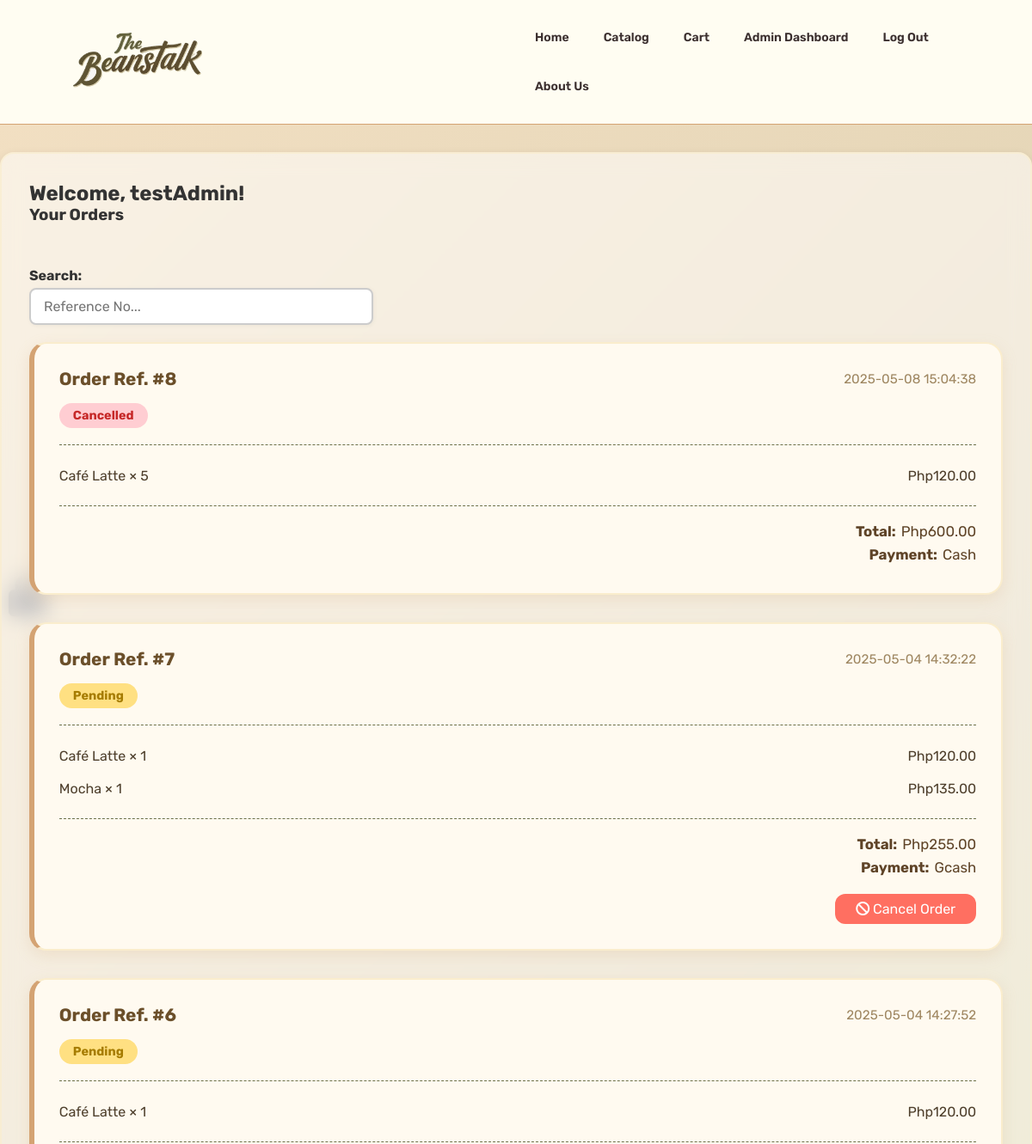
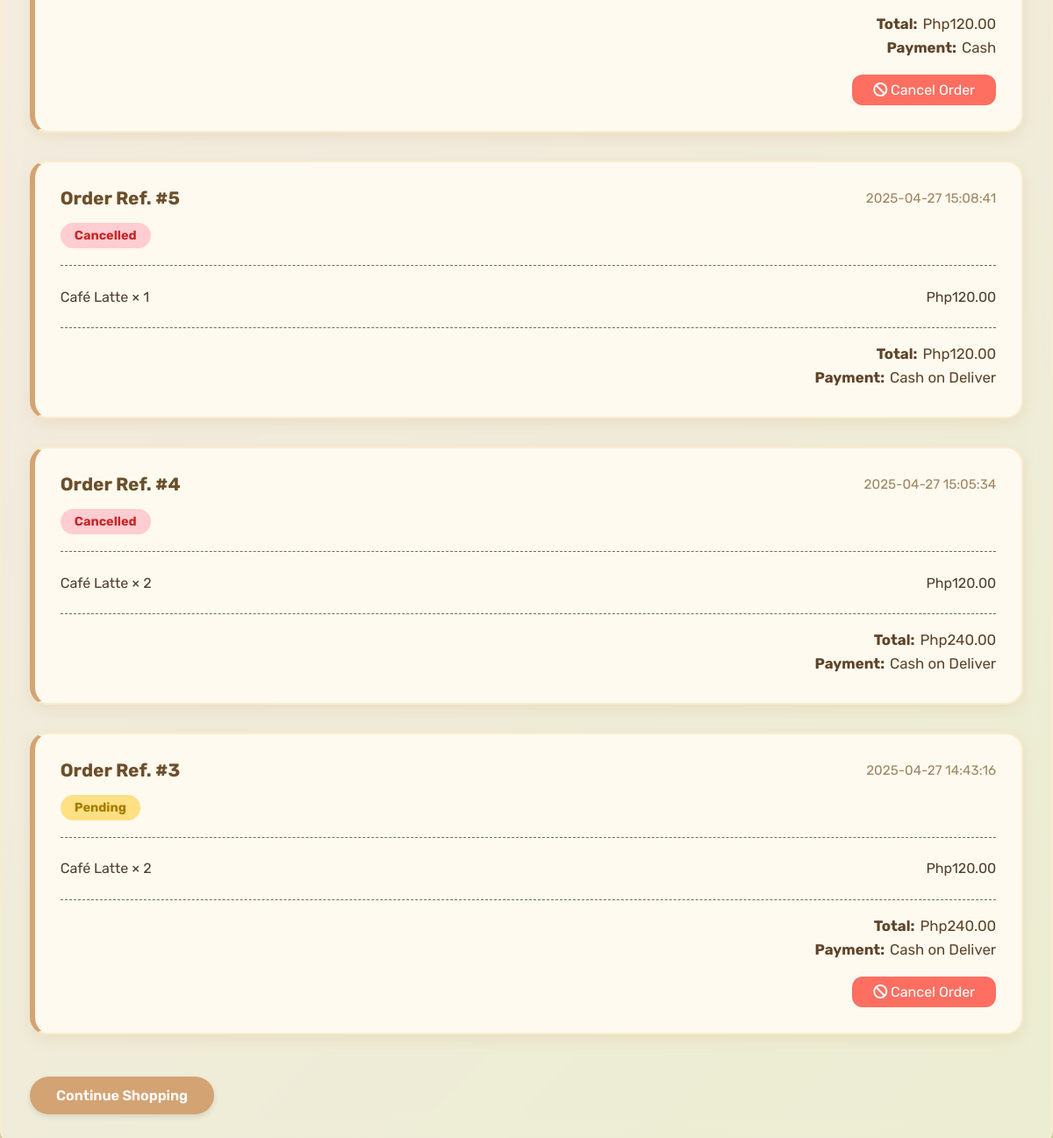
The page /customer/customer.php (signed in) on the database its author committed (2 pictures, top to bottom).
### tables this page shows
CREATE TABLE `order_items` (
  `orderItemID` int(11) NOT NULL,
  `orderID` int(11) NOT NULL,
  `itemID` int(11) NOT NULL,
  `quantity` int(11) NOT NULL,
  `priceAtPurchase` decimal(10,2) NOT NULL
);

CREATE TABLE `customer_orders` (
  `orderID` int(11) NOT NULL,
  `customerID` int(11) NOT NULL,
  `orderDatetime` timestamp NOT NULL DEFAULT current_timestamp(),
  `totalAmount` decimal(10,2) NOT NULL,
  `paymentMethod` varchar(50) DEFAULT NULL,
  `contactNumber` varchar(20) DEFAULT NULL,
  `status` varchar(20) DEFAULT 'Pending'
);

CREATE TABLE `menu_items` (
  `itemID` int(11) NOT NULL,
  `name` varchar(100) NOT NULL,
  `description` text DEFAULT NULL,
  `price` decimal(10,2) NOT NULL,
  `stock` int(11) DEFAULT 0,
  `image` varchar(255) DEFAULT 'default.jpg',
  `created_at` timestamp NOT NULL DEFAULT current_timestamp()
);

### includes/functions.inc.php (called while the page is built, shortened)
<?php
    function getCustomerOrders($conn, $userID): array {
        $sql = "SELECT co.orderID, co.orderDateTime, co.totalAmount, co.paymentMethod, co.status, oi.itemID, mi.name AS itemName, oi.quantity, oi.priceAtPurchase FROM customer_orders co JOIN order_items oi ON co.orderID = oi.orderID JOIN menu_items mi ON oi.itemID = mi.itemID WHERE co.customerID = ? ORDER BY co.orderDateTime DESC";
        $stmt = mysqli_stmt_init($conn);
        if (!mysqli_stmt_prepare($stmt, $sql)) {
            die ("SQL error: " . mysqli_error($conn));
        }
        mysqli_stmt_bind_param($stmt, "i", $userID);
        mysqli_stmt_execute($stmt);
        $result = mysqli_stmt_get_result($stmt);
        $orders = [];
        while ($row = mysqli_fetch_assoc($result)) {
            $orderID = $row['orderID'];
            if (!isset($orders[$orderID])) {
                $orders[$orderID] = [
                    'orderID' => $orderID,
                    'orderDateTime' => $row['orderDateTime'],
                    'totalAmount' => $row['totalAmount'],
                    'paymentMethod' => $row['paymentMethod'],
                    'status' => $row['status'],
                    'items' => [],
                ];
            }
            $orders[$orderID]['items'][] = [
                'itemID' => $row['itemID'],
                'itemName' => $row['itemName'],
                'quantity' => $row['quantity'],
                'priceAtPurchase' => $row['priceAtPurchase']
            ];
        }
        return $orders;
    }

### customer/customer.php (the view, shortened to what this page needs)
<?php
    include 'customerHeader.php';
?>
    <?php if (isset($_SESSION["userRole"]) && $_SESSION["userRole"] == "admin"): ?>
        <i class="fa-solid fa-lock" id="admin-button" style="display: block"></i>
    <?php endif; ?>
    <div class="container">
        <h2>Welcome, <?php echo htmlspecialchars($_SESSION["userName"]); ?>!</h2>
        <h3 style="margin-bottom: 50px;">Your Orders</h3>
        <?php if (empty($orders)): ?>
            <p>You have not placed any orders yet. <a href="../catalog/catalog.php">Browse the catalog</a> to get started</p>
        <?php else: ?>
            <h4>Search:</h4>
            <input type="text" id="search" placeholder="Reference No..." autocomplete="off">
            <?php foreach ($orders as $order): ?>
                <div class="order" data-order-id="<?= $order['orderID']; ?>">
                    <div class="order-header">
                        <h4>Order Ref. #<?php echo $order['orderID']; ?></h4>
                        <span class="order-date"><?php echo $order['orderDateTime']; ?></span>
                    </div>
                    <?php if ($order['status'] === "Ready for Pickup"): ?>
                        <div class="order-status readyForPickup">
                            <?php echo $order['status'] ?>
                        </div>
                    <?php else: ?>
                        <div class="order-status <?php echo strtolower($order['status']); ?>">
                            <?php echo $order['status']; ?>
                        </div>
                    <?php endif; ?>
                    <ul class="order-items">
                        <?php foreach ($order['items'] as $item): ?>
                            <li>
                                <span><?php echo htmlspecialchars($item['itemName']); ?> × <?php echo $item['quantity']; ?></span>
                                <span>Php<?php echo number_format($item['priceAtPurchase'], 2); ?></span>
                            </li>
                        <?php endforeach; ?>
                    </ul>
                    <div class="order-summary">
                        <p><strong>Total:</strong> Php<?php echo number_format($order['totalAmount'], 2); ?></p>
                        <p><strong>Payment:</strong> <?php echo $order['paymentMethod']; ?></p>
                        <?php if ($order['status'] == 'Pending'): ?>
                            <form action="../includes/cancelOrder.inc.php" method="POST">
                                <button type="submit" class="cancel-btn"><i class="fa-solid fa-ban"></i> Cancel Order</button>
                            </form>
                        <?php endif; ?>
                    </div>
                </div>
            <?php endforeach; ?>
        <?php endif; ?>
        <div class="dashboard-links">
            <a href="../catalog/catalog.php" class="btn">Continue Shopping</a>
        </div>
    </div>
</body>
</html>

### customer/customerHeader.php (shortened to what this page needs)
<?php
    require_once '../includes/dbh.inc.php';
    require_once '../includes/functions.inc.php';
    $userID = $_SESSION["userID"];
    $orders = getCustomerOrders($conn, $userID);
?>
<!doctype html>
<html lang="en">
<head>
    <link rel="stylesheet" href="customer.css">
    <link rel="stylesheet" href="https://cdnjs.cloudflare.com/ajax/libs/font-awesome/6.7.2/css/all.min.css">
</head>
<body>
    <header>
        <div class="logo">
            <a>
                <img src="../images/logo-logo (cropped).png" alt="The BeansTalk logo">
            </a>
        </div>
        <nav>
            <ul>
                <li>
                    <a href="../index.php">Home</a>
                </li>
                <li>
                    <a href="../catalog/catalog.php">Catalog</a>
                </li>
                <li>
                    <a href="../cart/cart.php">Cart</a>
                </li>
                <?php
                    if (isset($_SESSION["userRole"])) {
                        if ($_SESSION["userRole"] == "admin") {
                            echo "<li><a href='../admin/adminLanding.php'>Admin Dashboard</a></li>";
                        } else if ($_SESSION["userRole"] == "employee") {
                            echo "<li><a href='../employee/employee.php'>Employee Dashboard</a></li>";
                        } else {
                            echo "<li><a href='../customer/customer.php'>Customer Dashboard</a></li>";
                        }
                        echo "<li><a href='../includes/logout.inc.php'>Log Out</a></li>";
                    } else {
                        echo "<li><a href='../login.php'>Log In</a></li>";
                        echo "<li><a href='../register.php'>Register</a></li>";
                    }
                ?>
                <li>
                    <a href="../about/about.php">About Us</a>
                </li>
            </ul>
        </nav>
    </header>

### customer/customer.css (style rules this page uses)
* { margin: 0; padding: 0; box-sizing: border-box; text-decoration: none; font-family: "Rubik", sans-serif; }
:root { --bg-color: #FEFAE8; --nav-header-color: #CCDSAE; --txt-color: #3B2F2F; --btn-color: #D4A373; --card-container-color: #E9EDC9; --accent-color: #FAEDCD; }
body { background: linear-gradient(135deg, #f3e0c3, #e1d3b4, #d4d99b); color: #333; }
header { max-width: 100%; display: flex; padding: 20px; align-items: center; justify-content: space-between; border-bottom: solid 1px #D4A373; background-color: rgb(255, 253, 242); }
header nav, .logo { margin: 0 70px 0 70px; }
.logo img { width: 40%; max-width: 40%; min-width: 40%; margin-right: auto; object-fit: contain; }
header nav { margin-left: auto; }
header nav ul { display: flex; padding: 10px; align-items: center; list-style: none; flex-wrap: wrap; gap: 30px; }
header nav ul li { padding: 10px; font-weight: 600; }
header nav a { color: var(--txt-color); transition: all 0.3s ease; }
@media screen and (max-width: 1200px) { header { padding: 15px; } }
@media screen and (max-width: 1200px) { .logo img { width: 30%; min-width: 150px; } }
@media screen and (max-width: 1200px) { header nav { margin-left: 20px; } }
@media screen and (max-width: 1200px) { header nav ul { gap: 20px; } }
@media screen and (max-width: 1200px) { header nav ul li { font-size: 14px; } }
#admin-button { position: fixed; top: 25%; font-size: 50px; color: #817e7e; margin-left: 10px; cursor: pointer; }
.container { max-width: 1200px; margin: 2rem auto; padding: 2rem; background-color: rgba(255, 255, 255, 0.55); border: 2px solid rgba(250, 237, 205, 0.7); backdrop-filter: blur(12px); border-radius: 16px; box-shadow: 0 4px 12px rgba(0, 0, 0, 0.1); }
.order { background: #fffaf0; border: 2px solid #FAEDCD; border-left: 6px solid #D4A373; border-radius: 20px; padding: 1.8rem; margin-bottom: 2rem; box-shadow: 0 6px 18px rgba(212, 163, 115, 0.2); transition: transform 0.25s ease; }
.order-header { display: flex; justify-content: space-between; align-items: center; margin-bottom: 1rem; color: #6B4F2A; }
.order-header h4 { font-size: 1.3rem; display: flex; align-items: center; gap: 8px; }
.order-date { font-size: 0.95rem; color: #9e8660; display: flex; align-items: center; gap: 6px; }
.order-status { display: inline-flex; align-items: center; gap: 8px; padding: 6px 16px; border-radius: 999px; font-weight: bold; font-size: 0.9rem; margin-bottom: 1.2rem; background-color: #eee; color: #555; width: fit-content; }
.order-status.pending { background-color: #FFE082; color: #A67C00; }
.order-status.cancelled { background-color: #FFCDD2; color: #C62828; }
.order-items { list-style: none; padding: 0; margin: 0 0 1.2rem 0; border-top: 1px dashed #6b7049; border-bottom: 1px dashed #6b7049; padding-top: 1rem; padding-bottom: 1rem; }
.order-items li { display: flex; justify-content: space-between; padding: 0.6rem 0; color: #4e3f2c; font-size: 1rem; align-items: center; }
.order-summary { text-align: right; color: #5e4327; font-size: 1.05rem; }
.order-summary p { margin: 0.4rem 0; display: flex; justify-content: flex-end; align-items: center; gap: 6px; }
.btn { display: inline-block; background-color: #D4A373; color: white; padding: 12px 30px; font-size: 1rem; font-weight: 600; border-radius: 30px; border: none; transition: background-color 0.3s ease, transform 0.2s ease; margin-top: 1rem; box-shadow: 0 3px 6px rgba(0,0,0,0.1); }
.cancel-btn { background-color: #FF6F61; color: #fff; padding: 0.5rem 1.5rem; font-size: 1rem; border-radius: 12px; border: none; cursor: pointer; margin-top: 15px; transition: background-color 0.3s; }
#search { display: block; width: 100%; max-width: 400px; margin: 5px 0 20px; padding: 10px 15px; font-size: 16px; border: 2px solid #ccc; border-radius: 8px; box-shadow: 1px 1px 5px rgba(0, 0, 0, 0.05); transition: border-color 0.3s ease, box-shadow 0.3s ease; }

### rows shown on the page
order_items: orderID.orderID "8", orderID.orderDatetime "2025-05-08 15:04:38", orderID.status "Cancelled", itemName "Café Latte", quantity "5", priceAtPurchase "120.00", orderID.totalAmount "600.00", orderID.paymentMethod "Cash"
order_items: itemID.name "Mocha", quantity "1", priceAtPurchase "135.00"
order_items: orderID.orderID "6", orderID.orderDatetime "2025-05-04 14:27:52", orderID.status "Pending", itemName "Café Latte", quantity "1", priceAtPurchase "120.00", orderID.totalAmount "120.00", orderID.paymentMethod "Cash"
order_items: orderID.orderID "5", orderID.orderDatetime "2025-04-27 15:08:41", orderID.status "Cancelled", itemName "Café Latte", quantity "1", priceAtPurchase "120.00", orderID.totalAmount "120.00", orderID.paymentMethod "Cash on Deliver"
order_items: orderID.orderID "4", orderID.orderDatetime "2025-04-27 15:05:34", orderID.status "Cancelled", itemName "Café Latte", quantity "2", priceAtPurchase "120.00", orderID.totalAmount "240.00", orderID.paymentMethod "Cash on Deliver"
order_items: orderID.orderID "3", orderID.orderDatetime "2025-04-27 14:43:16", orderID.status "Pending", itemName "Café Latte", quantity "2", priceAtPurchase "120.00", orderID.totalAmount "240.00", orderID.paymentMethod "Cash on Deliver"

### other values the page prints
$_SESSION["userName"] "testAdmin"
$order['orderID'] "7"
$order['orderDateTime'] "2025-05-04 14:32:22"
$order['status'] "Pending"
$item['itemName'] "Café Latte"
$item['quantity'] "1"
$item['priceAtPurchase'] "120.00"
$order['totalAmount'] "255.00"
$order['paymentMethod'] "Gcash"
